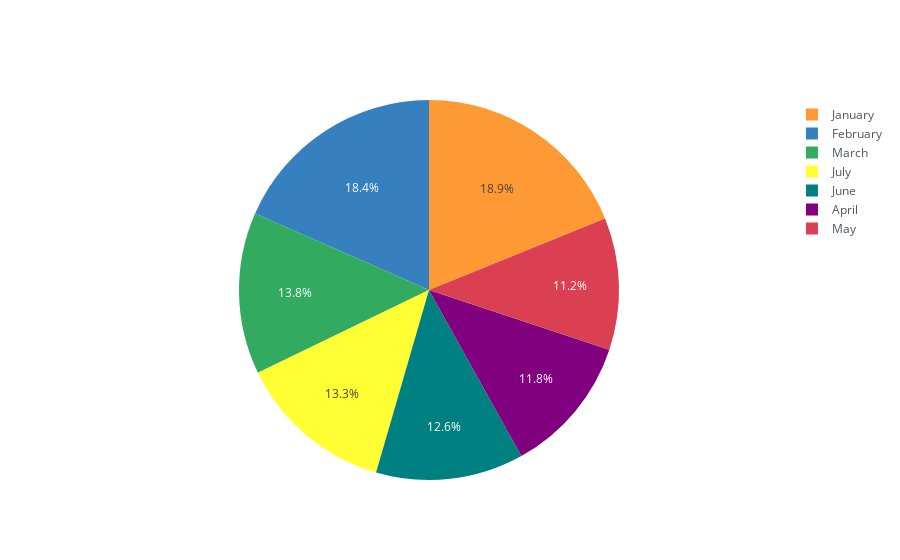

Write notebook code for a chart like this one.
### Code cell
# Pie Chart
dataset_resample.index = ['January', 'February', 'March', 'April', 'May', 'June', 'July']
dataset_resample.reset_index().iplot(kind='pie', labels='index', values='NIFTY Bank index')

### Figure 1 — Plotly figure (JSON) as saved in the notebook; plotly's stock layout.template omitted (floating-point values rounded to 4 significant figures)
{"data": [{"labels": ["January", "February", "March", "April", "May", "June", "July"], "marker": {"colors": ["rgba(255, 153, 51, 1.0)", "rgba(55, 128, 191, 1.0)", "rgba(50, 171, 96, 1.0)", "rgba(128, 0, 128, 1.0)", "rgba(219, 64, 82, 1.0)", "rgba(0, 128, 128, 1.0)", "rgba(255, 255, 51, 1.0)"]}, "name": "", "type": "pie", "values": [31450.0, 30680.0, 22940.0, 19720.0, 18710.0, 20950.0, 22240.0]}], "layout": {"legend": {"bgcolor": "#FFFFFF", "font": {"color": "#4D5663"}}, "paper_bgcolor": "#FFFFFF", "plot_bgcolor": "#FFFFFF", "titlefont": {"color": "#4D5663"}}}
